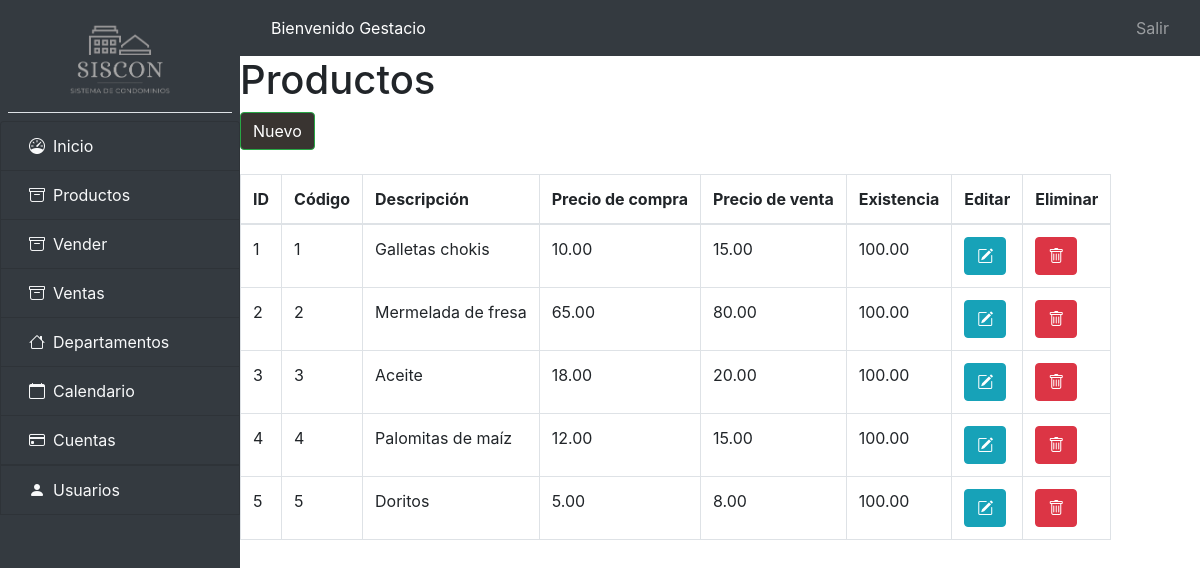
/listar.php (signed in), run on the app's committed database.
### tables this page shows
CREATE TABLE productos(
	id BIGINT UNSIGNED NOT NULL AUTO_INCREMENT,
	codigo VARCHAR(255) NOT NULL,
	descripcion VARCHAR(255) NOT NULL,
	precioVenta DECIMAL(5, 2) NOT NULL,
	precioCompra DECIMAL(5, 2) NOT NULL,
	existencia DECIMAL(5, 2) NOT NULL,
	PRIMARY KEY(id)
);

### listar.php (the view)
<?php include_once "encabezado.php" ?>
<?php
include_once "base_de_datos.php";
$sentencia = $base_de_datos->query("SELECT * FROM productos;");
$productos = $sentencia->fetchAll(PDO::FETCH_OBJ);
?>
	<div class="col-xs-12">
		<h1>Productos</h1>
		<div>
			<a class="btn btn-success" href="./formulario.php" style='background:#393431'>Nuevo <i class="fa fa-plus"></i></a>
		</div>
		<br>
		<table class="table table-bordered">
			<thead>
				<tr>
					<th>ID</th>
					<th>Código</th>
					<th>Descripción</th>
					<th>Precio de compra</th>
					<th>Precio de venta</th>
					<th>Existencia</th>
					<th>Editar</th>
					<th>Eliminar</th>
				</tr>
			</thead>
			<tbody>
				<?php foreach($productos as $producto){ ?>
				<tr>
					<td><?php echo $producto->id ?></td>
					<td><?php echo $producto->codigo ?></td>
					<td><?php echo $producto->descripcion ?></td>
					<td><?php echo $producto->precioCompra ?></td>
					<td><?php echo $producto->precioVenta ?></td>
					<td><?php echo $producto->existencia ?></td>
					<td><a class="btn btn-info" href="<?php echo "editar.php?id=" . $producto->id?>"><i class="bi bi-pencil-square"></i></a></td>
					<td><a class="btn btn-danger" href="<?php echo "eliminar.php?id=" . $producto->id?>"><i class="bi bi-trash"></i></a></td>
				</tr>
				<?php } ?>
			</tbody>
		</table>
	</div>
<?php include_once "pie.php" ?>

### data on the page
productos: id "1", codigo "1", descripcion "Galletas chokis", precioCompra "10.00", precioVenta "15.00", existencia "100.00"
productos: id "2", codigo "2", descripcion "Mermelada de fresa", precioCompra "65.00", precioVenta "80.00", existencia "100.00"
productos: id "3", codigo "3", descripcion "Aceite", precioCompra "18.00", precioVenta "20.00", existencia "100.00"
productos: id "4", codigo "4", descripcion "Palomitas de maíz", precioCompra "12.00", precioVenta "15.00", existencia "100.00"
productos: id "5", codigo "5", descripcion "Doritos", precioCompra "5.00", precioVenta "8.00", existencia "100.00"

### other printed values
$_SESSION['usuario'] "Gestacio"
